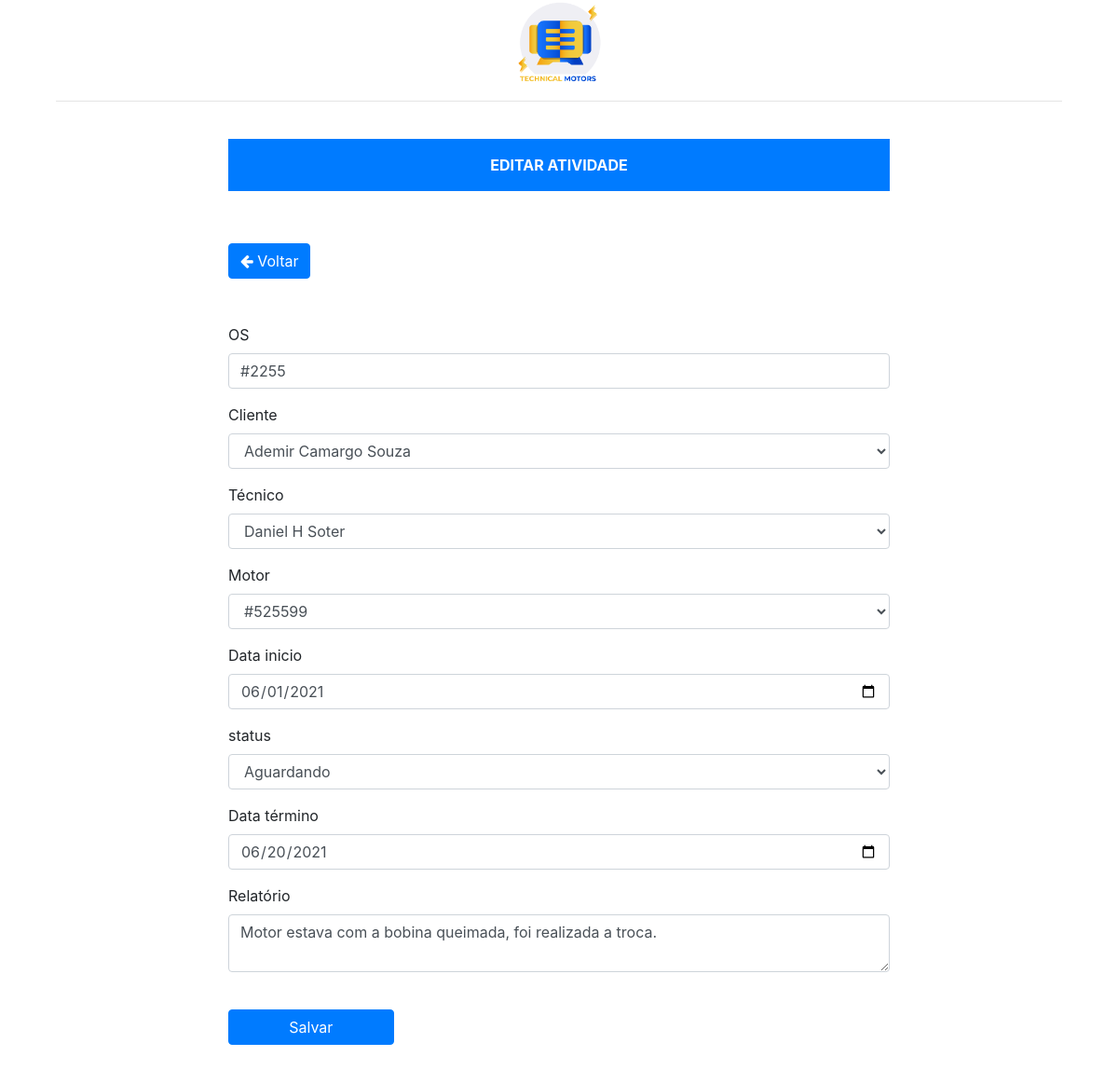
Page /atividade/1 on the committed database.
### app/models.py (models this page shows, shortened)
class Atividade(db.Model, UserMixin):
    __tablename__ = "atividades"
    id = db.Column(db.Integer, primary_key=True, autoincrement=True)
    ordem_servico = db.Column(db.String(84), nullable=False, unique=True, index=True)
    cliente = db.Column(db.String(84), nullable=False)
    motor = db.Column(db.String(84), nullable=False)
    usuario = db.Column(db.String(84), nullable=False)
    data_inicio = db.Column(db.Date(), nullable=False)
    status = db.Column(db.String(84), nullable=False)
    data_fim = db.Column(db.Date(), nullable=False)
    conclusao = db.Column(db.String(200), nullable=False)

### app/view_atividades/views.py (the view, shortened to what this page needs)
@atividades.route("/atividade/<int:id>", methods=["GET", "POST"])
def editar(id):
    atividade = Atividade.query.get(id)
    form = EditarAtividadeForm()
    form.ordem_servico.data = atividade.ordem_servico
    form.cliente.data = atividade.cliente
    form.motor.data = atividade.motor
    form.usuario.data = atividade.usuario
    form.data_inicio.data = atividade.data_inicio
    form.status.data = atividade.status
    form.data_fim.data = atividade.data_fim
    form.conclusao.data = atividade.conclusao
    return render_template("editar/editar_atividade.html", form=form)

### app/forms.py
class EditarAtividadeForm(FlaskForm):
    ordem_servico = StringField("OS", validators=[
        DataRequired("o campo é obrigatório")
    ])
    cliente = SelectField("Cliente")
    usuario = SelectField("Técnico")
    motor = SelectField("Motor")
    data_inicio = DateField("Data inicio", format="%Y-%m-%d")
    status = SelectField("status", choices = [('Aguardando'),('Em Andamento'), ('Concluído'), ('Pausado'), ('Cancelado')])
    data_fim = DateField("Data término", format="%Y-%m-%d")
    conclusao = TextAreaField("Relatório")
    submit = SubmitField("Salvar")
    def __init__(self, *args, **kwargs):
        super().__init__(*args, **kwargs)
        self.cliente.choices = [
            (clientes.nome, clientes.nome) for clientes in Clientes.query.all()
        ]
        self.usuario.choices = [
            (usuarios.nome, usuarios.nome) for usuarios in Usuario.query.all()
        ]
        self.motor.choices = [
            (motores.equipamento, motores.equipamento) for motores in Motores.query.all()
        ]

### app/templates/editar/editar_atividade.html
{% extends  'bases/base.html' %}
{% from 'bases/form.html' import render_form %}
{% block content %}
<div class="container vh-100">
  <div class="row justify-content-center">
      <img class="m-auto" src="/static/img/img-01.png" style="max-width: 100px" alt="IMG">
  </div>
      <hr></hr>
  <div class="row justify-content-center align-items-cent">
    <div class="col-8">
      <br>
      <div class="p-3 mb-2 bg-primary text-white font-weight-bold text-center">EDITAR ATIVIDADE</div>
      <br><br>
      <a href="{{ url_for('atividades.home') }}" class="btn btn-primary">
        <i class="fa fa-arrow-left" aria-hidden="true"></i>
        Voltar
      </a>
      <br><br><br>
      {{ render_form(form) }}
      <br><br><br><br>
    </div>
  </div>
{% endblock %}

### app/templates/bases/form.html (shortened to what this page needs)
{% macro _hz_form_wrap(horizontal_columns, form_type, add_group=False, required=False) %}
{{ caller() }}
{% endmacro %}
{% macro render_field(field,
                    form_type="basic",
                    horizontal_columns=('lg', 2, 10),
                    button_map={}) %}
    {% if field.flags.required and not required in kwargs %}
        {% set kwargs = dict(required=True, **kwargs) %}
    {% endif %}
    {% if field.widget.input_type == 'checkbox' %}
        {% call _hz_form_wrap(horizontal_columns, form_type, True, required=required) %}
            <div class="form-group form-check{% if form_type == "inline" %} form-check-inline{% endif %}">
                <label class="form-check-label">
                    {{ field(class_="form-check-input")|safe }} {{ field.label.text|safe }}
                </label>
            </div>
        {% endcall %}
    {%- elif field.type == 'SubmitField' -%}
        {% set field_kwargs = kwargs %}
        {% call _hz_form_wrap(horizontal_columns, form_type, True, required=required) %}
        <br>
            {{ field(class='w-25 btn btn-%s' % button_map.get(field.name, 'primary'),
            **field_kwargs) }}
        {% endcall %}
    {% else -%}
        <div class="form-group {%- if form_type == "horizontal" %} row{% endif -%}
                         {%- if field.flags.required %} required{% endif -%}">
            {%- if form_type == "inline" %}
                {{ field.label(class="sr-only")|safe }}
                {% if field.type == 'FileField' %}
                    {% if field.errors %}
                        {{ field(class="form-control-file is-invalid", **kwargs)|safe }}
                    {% else %}
                        {{ field(class="form-control-file", **kwargs)|safe }}
                    {% endif %}
                {% else %}
                    {% if field.errors %}
                        {{ field(class="form-control mb-2 mr-sm-2 mb-sm-0 is-invalid", **kwargs)|safe }}
                    {% else %}
                        {{ field(class="form-control mb-2 mr-sm-2 mb-sm-0", **kwargs)|safe }}
                    {% endif %}
                {% endif %}
            {%- else -%}
                {{ field.label(class="form-control-label")|safe }}
                {% if field.type == 'FileField' %}
                    {% if field.errors %}
                        {{ field(class="form-control-file is-invalid", **kwargs)|safe }}
                    {% else %}
                        {{ field(class="form-control-file", **kwargs)|safe }}
                    {% endif %}
                {% else %}
                    {% if field.errors %}
                        {{ field(class="form-control is-invalid", **kwargs)|safe }}
                    {% else %}
                        {{ field(class="form-control", **kwargs)|safe }}
                    {% endif %}
                {% endif %}
            {%- endif %}
        </div>
    {% endif %}
{% endmacro %}
{% macro render_form(form,
                    action="",
                    method="post",
                    extra_classes=None,
                    role="form",
                    form_type="basic",
                    horizontal_columns=('lg', 2, 10),
                    enctype=None,
                    button_map={},
                    id="",
                    novalidate=False,
                    render_kw={}) %}
    {%- set _enctype = [] %}
    {%- if enctype is none -%}
        {%- for field in form %}
            {%- if field.type == 'FileField' %}
                {%- set _ = _enctype.append('multipart/form-data') -%}
            {%- endif %}
        {%- endfor %}
    {%- else %}
        {% set _ = _enctype.append(enctype) %}
    {%- endif %}
    <form{%- if action != None %} action="{{ action }}"{% endif -%}
            {%- if method %} method="{{ method }}"{% endif %}
            class="form
{%- if extra_classes %} {{ extra_classes }}{% endif -%}{%- if form_type == "inline" %} form-inline{% endif -%}"
            {%- if role %} role="{{ role }}"{% endif -%}
            {%- if render_kw %} {{ render_kw|xmlattr }}{% endif -%}>
        {%- for field in form %}
            {% if not bootstrap_is_hidden_field(field) -%}
                {{ render_field(field,
                    form_type=form_type,
                    horizontal_columns=horizontal_columns,
                    button_map=button_map) }}
            {%- endif %}
        {%- endfor %}
    </form>
{%- endmacro %}

### rows in the picture
Atividade: ordem_servico "#2255" "Ademir Camargo Souza" "Daniel H Soter" "#525599" "06/01/2021" "Aguardando" "06/20/2021" "Motor estava com a bobina queimada, foi realizada a troca."

### other values in the picture
{{ field.label(class="form-control-label")|safe }} "OS" "Cliente" "Técnico" "Motor" "Data inicio" "status" "Data término" "Relatório"
